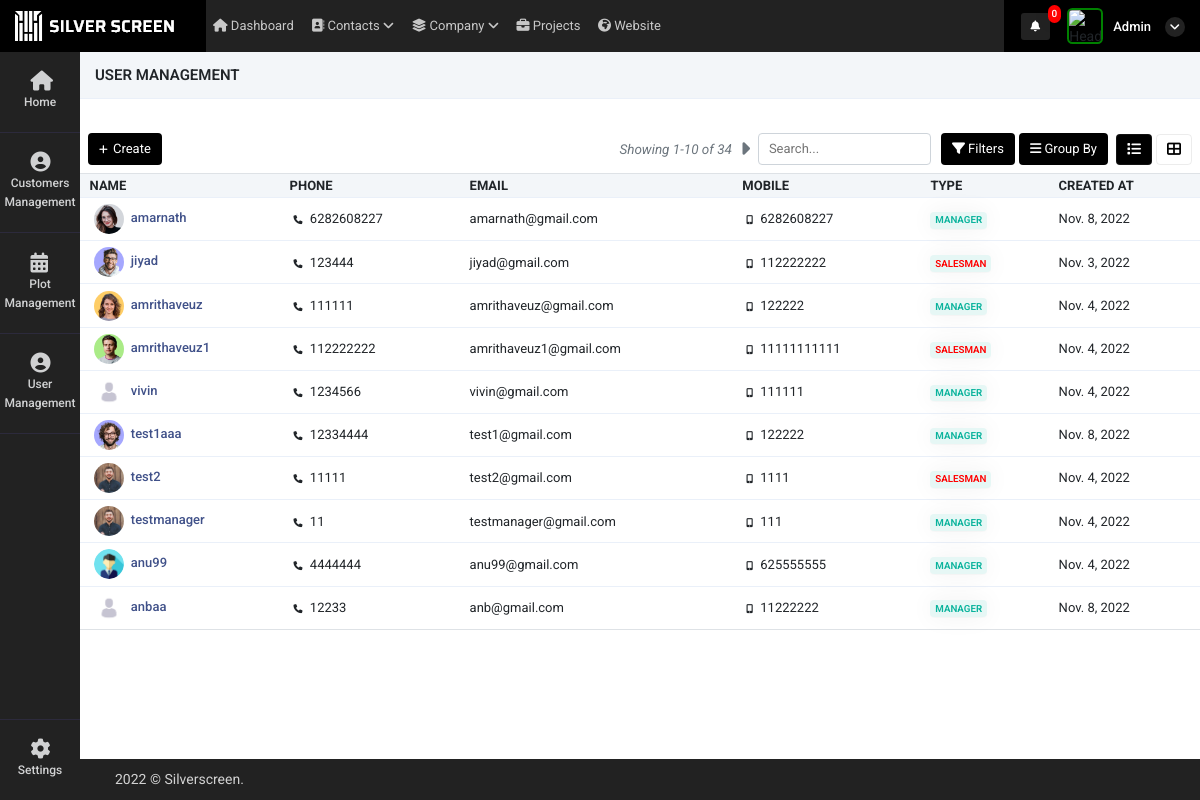
The app's page /user_management (signed in), older data.
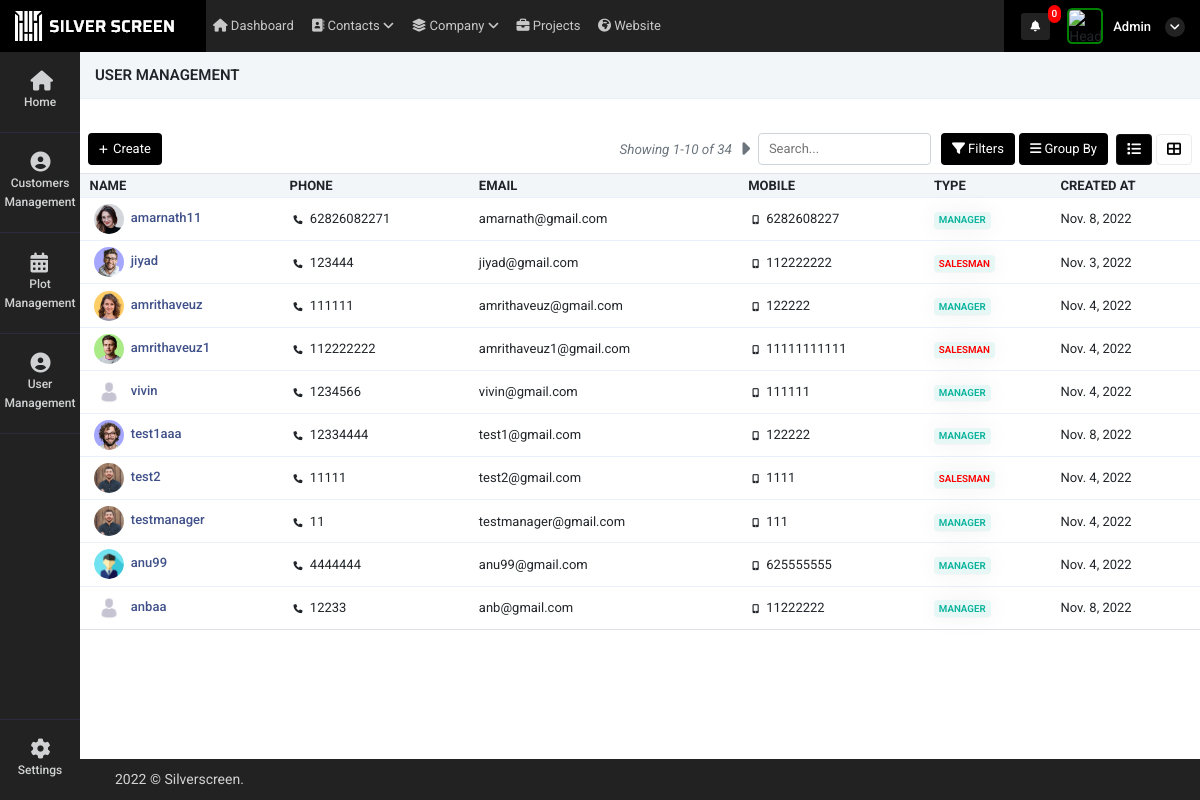
The same page, newer data.
### super_admin/models.py (models this page shows)
class common(models.Model):  # COMM0N
    dt = models.DateField(auto_now=True)
    tm = models.TimeField(auto_now=True)
    updated = models.DateTimeField(default=timezone.now)
    status = models.CharField(max_length=255, null=True)
    class Meta:
        abstract = True

class user_Details(common):
    auth_user = models.ForeignKey(User,on_delete=models.CASCADE,related_name="auth_user_login_id", null=True)
    name = models.CharField(max_length=255,null=True)
    phone = models.CharField(max_length=255,null=True)
    email = models.EmailField(null=True)
    mobile = models.CharField(max_length=255,null=True)
    emp_id = models.CharField(max_length=255,null=True)
    address1 = models.CharField(max_length=255,null=True)
    address2 = models.CharField(max_length=255,null=True)
    city = models.CharField(max_length=255,null=True)
    state = models.CharField(max_length=255,null=True)
    country = models.CharField(max_length=255,null=True)
    zip = models.CharField(max_length=255,null=True)
    password_geration_type = models.CharField(max_length=255,choices=password_generate_option,null=True)
    user_type = models.CharField(max_length=255,choices=login_user_type,null=True)
    atatchment = models.FileField(upload_to="user_image",null=True)
    created_by = models.ForeignKey(User,on_delete=models.CASCADE,related_name="added_by_user_id", null=True)
    plot_list_view = models.CharField(max_length=255,null=True)
    price_visibility = models.IntegerField(null=True,default=1)
    property_access =  models.CharField(max_length=255,choices=property_access_option,null=True)
    manager_nav_ploat_permission = models.IntegerField(default=0)
    manager_nav_user_permission = models.IntegerField(default=0)
    manager_nav_plot_edit_permission = models.IntegerField(default=0)
    manager_nav_booking_cancel_permission = models.IntegerField(default=0)
    manager_nav_customer_read_permission = models.IntegerField(default=0)
    manager_nav_customer_write_permission = models.IntegerField(default=0)
    manager_nav_customer_edit_permission = models.IntegerField(default=0)
    manager_nav_document_read_permission = models.IntegerField(default=0)
    manager_nav_document_write_permission = models.IntegerField(default=0)
    manager_nav_document_edit_permission = models.IntegerField(default=0)

### super_admin/views.py (the view)
# urls.py: path('user_management',views.user_management,name='user_management'),
def user_management(request):
    page_number = request.GET.get("page")
    user_data = user_Details.objects.all()
    data_paginator = Paginator(user_data, 10)
    try:
        page_obj = data_paginator.get_page(page_number)
    except PageNotAnInteger:
        page_obj = data_paginator.page(1)
    context = {
        'user_data': user_data,
        'page_obj': page_obj
    }
    return render(request, 'super_admin/user_management.html', context)

### super_admin/templatetags/notification.py (called while the page is built, shortened)
@register.filter(name='get_notifications')
def get_notifications(value,args):
    user_dat = User.objects.get(id=value.id)
    st = user_dat.is_superuser
    data_count = ''
    if st == True:
        data_count = user_request_plot.objects.filter(read_status=0).count()
    return data_count

@register.filter(name='get_loginUsernameImage')
def get_loginUsernameImage(value,args):
    user_dat = User.objects.get(id=value.id)
    st = user_dat.is_superuser
    image_url = ''
    if st == True:
        image_url = 'http://10.10.10.119:8000/static/adminicon.jpg'
    else:
        user_data = user_Details.objects.get(auth_user=value.id)
        if user_data.atatchment == '':
            image_url = 'http://10.10.10.119:8000/static/adminicon.jpg'
        else:
            image_url ='../media/'+str(user_data.atatchment)
    return image_url

@register.filter(name='get_user_type')
def get_user_type(value,args):
    user_dat = User.objects.get(id=value.id)
    st = user_dat.is_superuser
    if st == True:
        return False

### super_admin/templates/super_admin/user_management.html (shortened to what the changed rows need)
 {% extends "super_admin/base10.html" %}
{% load static %}
    {% block content %}
    <div class="container-fluid mt-4 px-0">
        <div class="tab-content contnt" id="demo_result_employee">
            <div class="tab-pane active" id="home1" role="tabpanel">
                <div class="tab-content">
                    <div class="tab-pane active" id="ho" role="tabpanel">
                        <div class="table-responsive mb-1  mt-2">
                            <table class="table table-nowrap align-middle user_table"
                                id="orderTable">
                                <thead class="table-light">
                                    <tr class="text-uppercase">
                                        <th class="sort"
                                            data-sort="customer_name" style="width:200px;">
                                            Name</th>
                                        <th class="sort"
                                            data-sort="product_name">
                                           Phone
                                        </th>
                                        <th class="sort" data-sort="date">Email</th>
                                        <th class="sort" data-sort="company">
                                           Mobile
                                        </th>
                                        <th class="sort" data-sort="company">
                                            Type
                                         </th>
                                        <th class="sort" data-sort="company">
                                           Created At
                                        </th>
                                    </tr>
                                </thead>
                                <tbody class="list form-check-all append_search_result">
                                    {% for i in page_obj  %}
                                    <tr onclick="window.location='user_edit?id={{i.id}}'">
                                        {% if i.atatchment == "" %}
                                        <td class="id"><img style="width:30px;    border-radius: 50%;" src="{% static 'adminicon.jpg' %}" class="m-1"/><a href="user_edit?id={{i.id}}"
                                                class="fw-medium link-primary">&nbsp;{{i.name}}</a>
                                        </td>
                                        {% else %}
                                        <td class="id"><img style="width:30px;    border-radius: 50%;" src="./media/{{i.atatchment}}" class="m-1"/><a href="user_edit?id={{i.id}}"
                                                class="fw-medium link-primary">&nbsp;{{i.name}}</a>
                                        </td>
                                        {% endif %}
                                        <td class="customer_name"><i class="fa fa-phone m-1" style="font-size: 9px;"></i>&nbsp;{{i.phone}}
                                        </td>
                                        <td class="product_name">{{i.email}}</td>
                                        <td class="date"><i class="fa fa-mobile m-1" style="font-size: 9px;"></i>&nbsp;{{i.mobile}}</td>
                                        <td class="company">
                                            {% if i.user_type == "manager" %}
                                            <span
                                                class="badge badge-soft-success text-uppercase">Manager</span>
                                            {% elif i.user_type == "salesman"  %}
                                            <span style="color: red!important"
                                                class="badge badge-soft-success text-uppercase">Salesman</span>
                                                {% elif i.user_type == "admin"  %}
                                                <span style="color: rgb(35, 43, 156)!important"
                                                    class="badge badge-soft-success text-uppercase">Admin</span>
                                            {% endif %}
                                            </td>
                                        <td class="status">{{i.dt}}
                                        </td>
                                    </tr>
                                    {% endfor %}
                                </tbody>
                            </table>
                        </div>
                    </div>
                </div>
            </div>
        </div>
    </div>
{% endblock %}

Row changes from the older to the newer data that the page shows:
changed user_Details "amarnath@gmail.com": name "amarnath" → "amarnath11"; phone "6282608227" → "62826082271"
